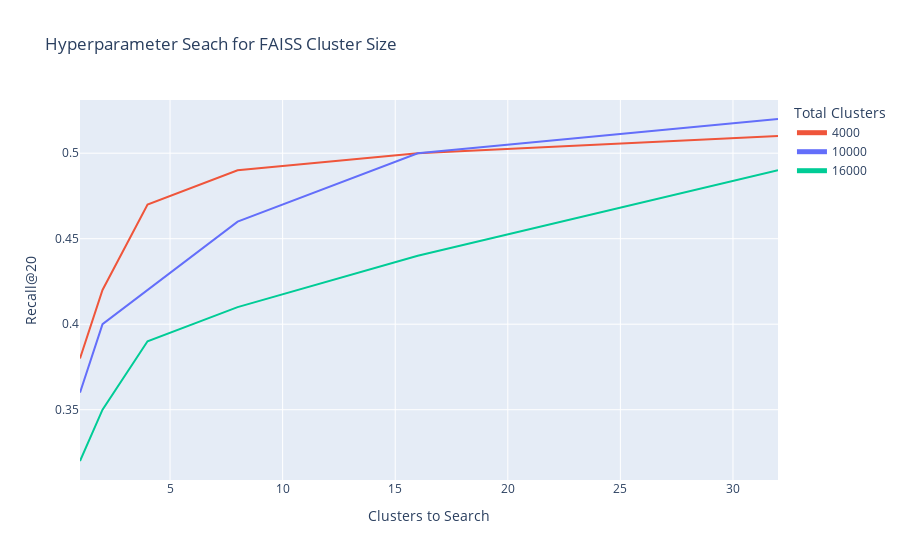

The notebook cell this image was saved under:
### Code cell
df = pd.read_csv('../data/experiment_results/faiss_hyperparam/faiss_hyperparam.csv')
fig = px.line(
    df,
    x='0_nprobe',
    y='overall_recall_at_k',
    color='faiss_nlist',
    title='Hyperparameter Seach for FAISS Cluster Size',
    labels={
        '0_nprobe': 'Clusters to Search',
        'overall_recall_at_k': 'Recall@20',
        'faiss_nlist': 'Total Clusters'
    }
)

# Update layout for better readability
fig.update_layout(
    xaxis_title='Clusters to Search',
    yaxis_title='Recall@20',
    legend_title='Total Clusters',
    hovermode='x unified'
)

fig.update_layout(
    legend=dict(
        traceorder='normal',
        itemsizing='constant'
    )
)

# Convert faiss_nlist to numeric for proper sorting
df['faiss_nlist'] = pd.to_numeric(df['faiss_nlist'])
fig.data = sorted(fig.data, key=lambda x: int(x.name))

# Show the plot
fig.show()

# fig.write_image(
#     "../img/faiss_hyperparam.png",
#     scale=2,  # Increase the scale factor for higher resolution
#     width=1200,
#     height=800,
#     format='png'
# )

### Figure 1 — Plotly figure (JSON) as saved in the notebook; plotly's stock layout.template omitted (floating-point values rounded to 4 significant figures)
{"data": [{"hovertemplate": "Total Clusters=4000<br>Clusters to Search=%{x}<br>Recall@20=%{y}<extra></extra>", "legendgroup": "4000", "line": {"color": "#EF553B", "dash": "solid"}, "marker": {"symbol": "circle"}, "mode": "lines", "name": "4000", "orientation": "v", "showlegend": true, "type": "scatter", "x": [32, 16, 8, 4, 2, 1], "xaxis": "x", "y": [0.51, 0.5, 0.49, 0.47, 0.42, 0.38], "yaxis": "y"}, {"hovertemplate": "Total Clusters=10000<br>Clusters to Search=%{x}<br>Recall@20=%{y}<extra></extra>", "legendgroup": "10000", "line": {"color": "#636efa", "dash": "solid"}, "marker": {"symbol": "circle"}, "mode": "lines", "name": "10000", "orientation": "v", "showlegend": true, "type": "scatter", "x": [32, 16, 8, 4, 2, 1], "xaxis": "x", "y": [0.52, 0.5, 0.46, 0.42, 0.4, 0.36], "yaxis": "y"}, {"hovertemplate": "Total Clusters=16000<br>Clusters to Search=%{x}<br>Recall@20=%{y}<extra></extra>", "legendgroup": "16000", "line": {"color": "#00cc96", "dash": "solid"}, "marker": {"symbol": "circle"}, "mode": "lines", "name": "16000", "orientation": "v", "showlegend": true, "type": "scatter", "x": [32, 16, 8, 4, 2, 1], "xaxis": "x", "y": [0.49, 0.44, 0.41, 0.39, 0.35, 0.32], "yaxis": "y"}], "layout": {"hovermode": "x unified", "legend": {"itemsizing": "constant", "title": {"text": "Total Clusters"}, "tracegroupgap": 0, "traceorder": "normal"}, "title": {"text": "Hyperparameter Seach for FAISS Cluster Size"}, "xaxis": {"anchor": "y", "domain": [0.0, 1.0], "title": {"text": "Clusters to Search"}}, "yaxis": {"anchor": "x", "domain": [0.0, 1.0], "title": {"text": "Recall@20"}}}}
